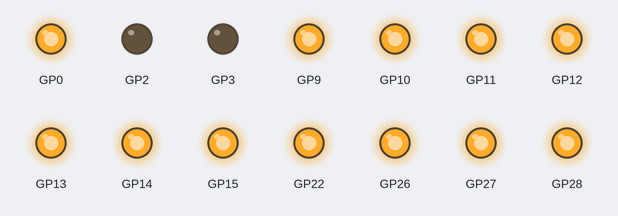
A program run on a simulated Raspberry Pi Pico running MicroPython. Parts: output pins drawn as LEDs (lit = HIGH). At 0.0 s the program stops and its outputs stay as they are.

Above: at 0.1 s.
Timing chart, 0 to 1.5 s (numbered marks = the images above):
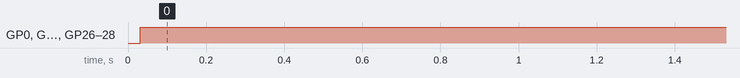

Measured:
- by itself, GP0, GP9–15, GP22, GP26–28: LOW → HIGH at 0.03 s

The program:

GPIO.py
```python
#!/usr/bin/python3
from machine import Pin
from onewire import OneWire
from ds18x20 import DS18X20
from uasyncio import sleep_ms as sleep, run as newProcess
from time import time as time_stamp

class GPIO:
	class matrix:
		#           A  B  C  D  E  F  G
		segments = [ 9,10,11,12,13,14,15]
		digits = [28,27,26,22]
		value = [11,11,11,11]
		input = [7,8]
	class thermostat:
		LED=[0]
		relay=[2,3]
		tube=[4,5]
	class d18b20:
		class error:
			state=False
			error=[]
			time=0
		sensor=DS18X20(OneWire(Pin(1)))
		rom=False
		readTime=750# below 750 is a bad idea
		def setdevice():
			dev=GPIO.d18b20.sensor.scan()
			if len(dev)>0:
				GPIO.d18b20.rom=dev[0]
			return dev
		async def temp(limit=False):
			try:
				GPIO.d18b20.sensor.convert_temp()
				await sleep(GPIO.d18b20.readTime)
				t=GPIO.d18b20.sensor.read_temp(GPIO.d18b20.rom)
				if t == 85:
					# We could compare this to the onboard sensor, but if it is really 85C you have bigger problems than software support for it on a home thermostat
					raise RuntimeError('85 C, I call BS')
				GPIO.d18b20.error.state=False
				return t
			except Exception as e:
				GPIO.d18b20.error.time=time_stamp()
				GPIO.d18b20.error.error=e
				GPIO.d18b20.error.state=True
				if len(GPIO.d18b20.setdevice()) == 0:
					# No data connection
					GPIO.d18b20.error.error=["No D18B20 sensor found"]
					return False# Something wrong, not fixing in software
				elif limit:
					# data, but no power
					return False# Odd we have valid rom and can't get a reading...
				else:
					# rom found, not at recursion limit; try again
					return await GPIO.d18b20.temp(True)
#Could do this, but I like keeping my pins in a row, could skip to 5/6 and leave 4 open...
#	class onboard:
#		sensor=machine.ADC(4)
#		led=machine.ADC('LED',Pin.OUT)
#		def reboot():
#			machine.reset()
#		def temp():
#			temp=GPIO.onboard.sensor.read_u16() * (3.3/65535)
#			temp=27-(temp-0.706)/0.001721

GPIO.d18b20.setdevice()

outs_high=[GPIO.matrix.digits, GPIO.matrix.segments, GPIO.thermostat.LED]
for x in range(len(outs_high)):
	for i in range(len(outs_high[x])):
		outs_high[x][i]=Pin(outs_high[x][i], mode=Pin.OUT)
		outs_high[x][i].value(1)

outs_low=[GPIO.thermostat.relay]
for x in range(len(outs_low)):
	for i in range(len(outs_low[x])):
		outs_low[x][i]=Pin(outs_low[x][i], mode=Pin.OUT)
		outs_low[x][i].value(0)

ins=[GPIO.matrix.input, GPIO.thermostat.tube]
for x in range(len(ins)):
	for i in range(len(ins[x])):
		ins[x][i]=Pin(ins[x][i], mode=Pin.IN, pull=Pin.PULL_DOWN)

del outs_high, outs_low, ins, i, x
```
